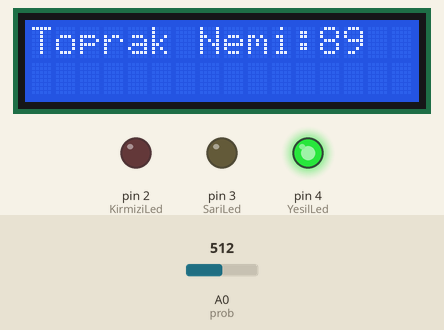
The sketch below on a simulated Arduino Uno, built with avr-gcc and run on an emulated ATmega328P. On the bench: 16×2 character LCD, output pins drawn as LEDs (lit = HIGH). The inputs (shaded band) are chosen by the test bench; at power-on: A0 (prob) = 512.

Above: at 1.2 s.
1.3 s: A0 (prob) set to 672
At 2.0 s:
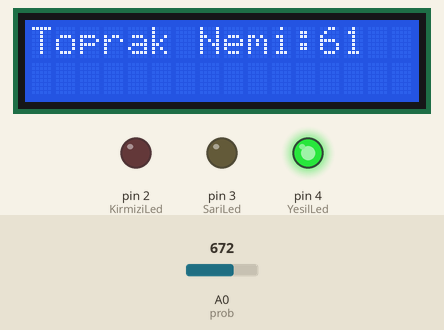
4.3 s: A0 (prob) set to 694
At 5.3 s:
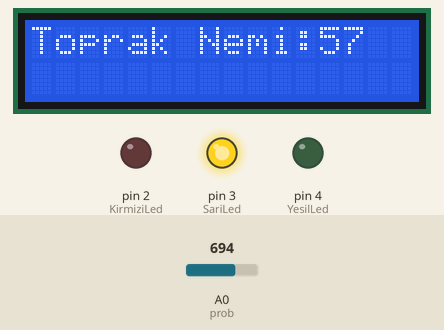
7.3 s: A0 (prob) set to 511
At 8.7 s:
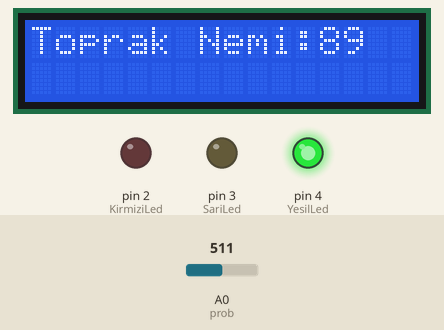
10.3 s: A0 (prob) set to 900
At 11.1 s:
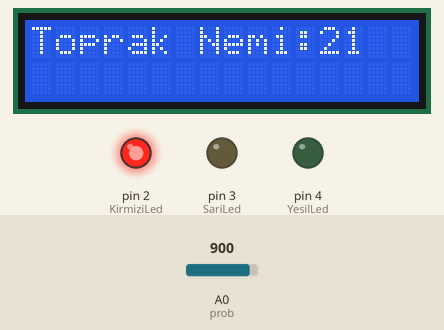
13.3 s: A0 (prob) set to 867
At 14.1 s:
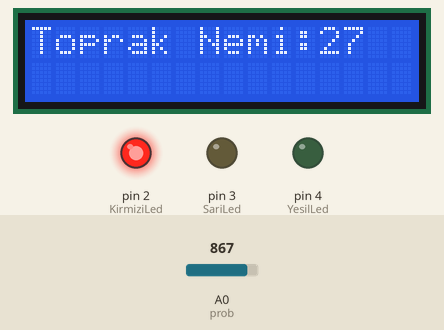
16.3 s: A0 (prob) set to 836
At 16.8 s:
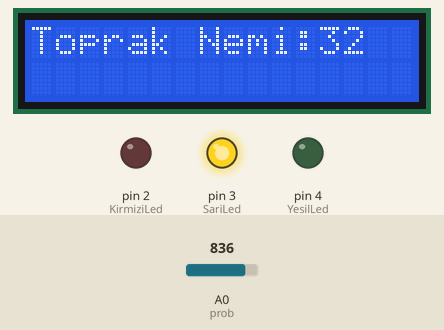
Timing chart, 0 to 19.3 s (numbered marks = the images above; inputs shaded):
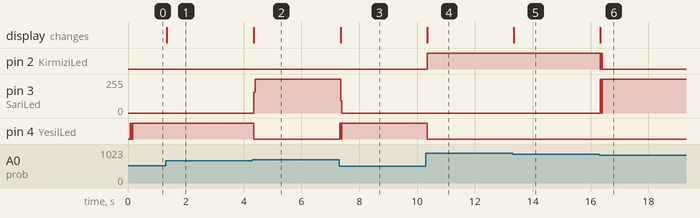

Measured:
- the behaviour switches between 679 and 680 on A0 (prob) (found by bisection; images 1 and 2)
- the behaviour switches between 852 and 851 on A0 (prob) (found by bisection; images 5 and 6)
- after the input at 1.3 s, the display: changes at once (image 1)
- after the input at 4.3 s, pin 3 (SariLed): 0/255 → 255/255 after 0.06 s; pin 4 (YesilLed): HIGH → LOW after 0.06 s; the display: changes after 0.05 s (image 2)
- after the input at 7.3 s, pin 3 (SariLed): 255/255 → 0/255 after 0.06 s; pin 4 (YesilLed): LOW → HIGH at once, → LOW 0.04 s later, → HIGH 0.03 s later; the display: changes after 0.05 s (image 3)
- after the input at 10.3 s, pin 2 (KirmiziLed): LOW → HIGH after 0.06 s; pin 4 (YesilLed): HIGH → LOW after 0.06 s; the display: changes after 0.05 s (image 4)
- after the input at 13.3 s, the display: changes after 0.05 s (image 5)
- after the input at 16.3 s, pin 2 (KirmiziLed): HIGH → LOW at once, → HIGH 0.04 s later, → LOW 0.04 s later; pin 3 (SariLed): 0/255 → 255/255 at once; the display: changes at once (image 6)

The sketch:

Toprak-nem-sensoru-kullanimi.ino
```cpp
  #include <LiquidCrystal_I2C.h>

  LiquidCrystal_I2C lcd(0x27,16,2);

  const int prob = A0;
  int nem_sonucu;

  int KirmiziLed=2;
  int SariLed=3;
  int YesilLed=4;

void setup()
{
  pinMode(KirmiziLed, OUTPUT);
  pinMode(SariLed, OUTPUT);
  pinMode(YesilLed, OUTPUT);

  pinMode(prob, INPUT);
  lcd.init();
  lcd.backlight();
}
void loop() {
  nem_sonucu = analogRead(prob);
  nem_sonucu = map(nem_sonucu,1023,450,0,100);
  lcd.clear();
  lcd.setCursor(0, 0);
  lcd.print("Toprak Nemi:");
  lcd.setCursor(12, 0);
  lcd.print(nem_sonucu);

  if( 0 <= nem_sonucu)
  {
    digitalWrite(KirmiziLed, HIGH);
    digitalWrite(SariLed, LOW);
    digitalWrite(YesilLed, LOW);
  }

   if( 30 <= nem_sonucu)
  {
    digitalWrite(KirmiziLed, LOW);
    digitalWrite(SariLed, HIGH);
    digitalWrite(YesilLed, LOW);
  }


   if( 60 <= nem_sonucu)
  {
    digitalWrite(KirmiziLed, LOW);
    digitalWrite(SariLed, LOW);
    digitalWrite(YesilLed, HIGH);
  }
}
```
